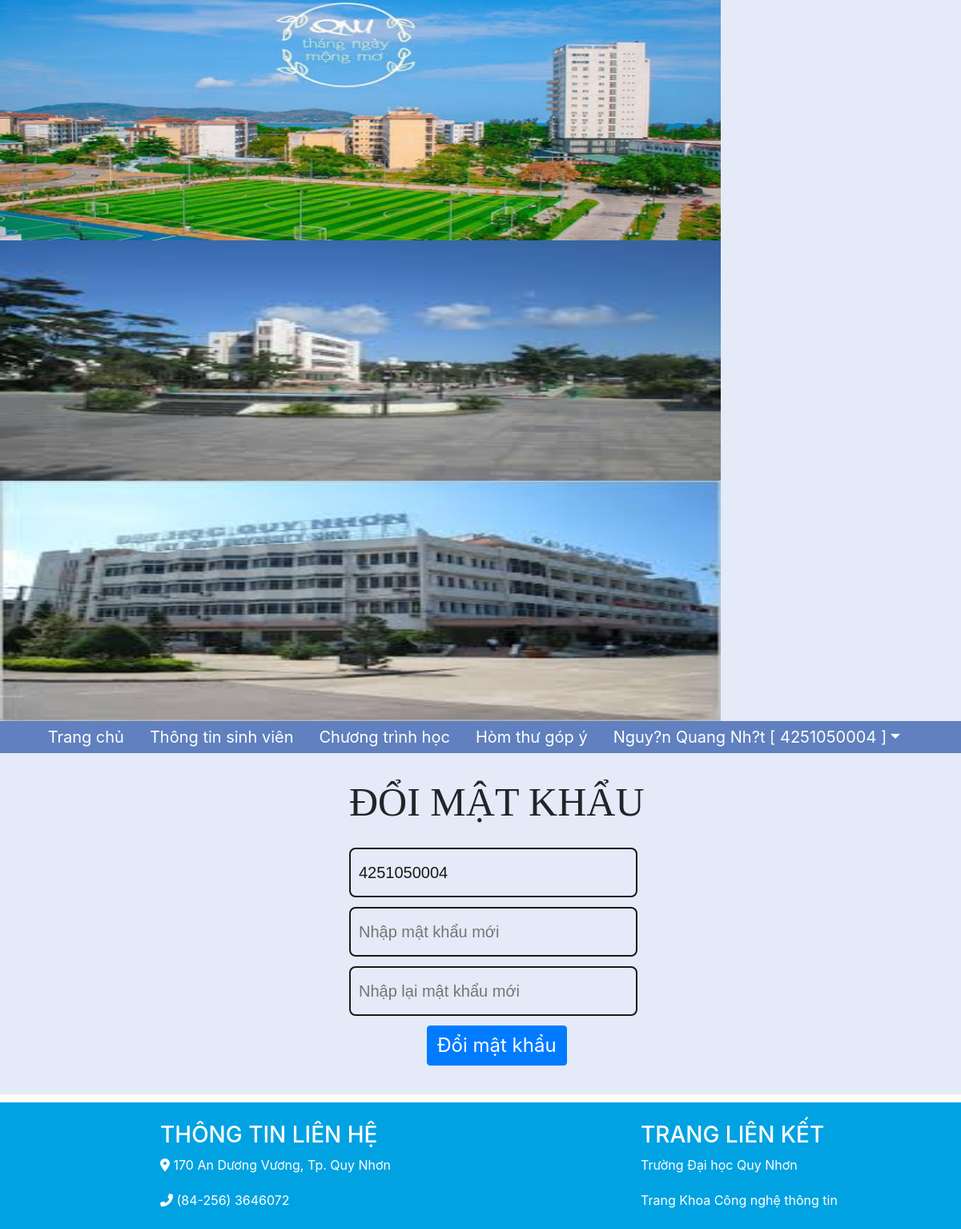
The page /DoiMatKhau.php (signed in) on the database its author committed.
### tables this page shows
CREATE TABLE IF NOT EXISTS `sinh_vien` (
  `MaSinhVien` varchar(10) NOT NULL,
  `HoTen` tinytext,
  `NgaySinh` date DEFAULT NULL,
  `GioiTinh` tinytext,
  `DanToc` tinytext,
  `SoCMND` varchar(15) DEFAULT NULL,
  `TonGiao` tinytext,
  `QueQuan` text,
  `SDT` varchar(11) DEFAULT NULL,
  `Email` varchar(50) DEFAULT NULL,
  `ChucVu` tinytext,
  `MaLop` varchar(15) DEFAULT NULL,
  `TinhTrangHoc` tinytext,
  `MatKhau` varchar(50) DEFAULT NULL,
  `Anh` varchar(250) NOT NULL,
  `Job` tinytext,
  PRIMARY KEY (`MaSinhVien`),
  KEY `MaLop` (`MaLop`)
);

### site.php (called while the page is built, shortened)
<?php
    function load_menu()
	{
		require('Menu.php');
    }
    function load_footer()
	{
		require('Footer.php');
	}
?>

### DoiMatKhau.php (the view, shortened to what this page needs)
<!DOCTYPE html>
<?php
    require 'site.php';
?>
<html lang="en">
<head>
    <link rel="stylesheet" href="https://cdn.jsdelivr.net/npm/bootstrap@4.6.1/dist/css/bootstrap.min.css">
    <link rel="stylesheet" href="StyleChung/styletrangchu.css">
    <link rel="stylesheet" href="StyleChung/style.css">
    <link rel="stylesheet" href="StyleChung/styleDMK.css">
    <link rel="stylesheet" href="https://use.fontawesome.com/releases/v5.1.1/css/all.css"
>
<body>
    <?php
    load_menu();
    ?>
    <div class="home">
        <div class="home-items">
            <?php
            $kn = mysqli_connect("localhost", "root", "", "du_an_cong_thong_tin_sinh_vien_khoa_cntt") or die("chưa kết nối");
            $sql1 = "select * from sinh_vien INNER JOIN lop ON sinh_vien.MaLop = lop.MaLop where MaSinhVien='".$_SESSION['Username']."'";
            $kq1 = mysqli_query($kn,$sql1);
            $row = mysqli_fetch_array($kq1);
            $txtMaSV = $row['MaSinhVien'];
        ?>
            <div class="container">
                <br>
                <form action="DoiMatKhau.php" method="POST" class="container-items">
                    <table>
                        <tr>
                            <td>
                                <h1 style="text-align: center">ĐỔI MẬT KHẨU</h1>
                            </td>
                        </tr>
                        <tr>
                            <td><input class="text" type="text" name="txtUserName" value="<?php echo $txtMaSV; ?>"></td>
                        </tr>
                        <tr>
                            <td><input class="text" type="password" name="txtMKMoi" placeholder="Nhập mật khẩu mới">
                            </td>
                        </tr>
                        <tr>
                            <td><input class="text" type="password" name="txtNhapLaiMK"
                                    placeholder="Nhập lại mật khẩu mới"></td>
                        </tr>
                        <tr>
                            <td style="text-align: center">
                                <button class="btn btn-primary" name="btn_DMK" value="btn_DMK"
                                    style="margin: 5px auto 5px 420px;font-size: 24px;cursor: pointer;text-align: center;text-decoration: none;outline: none">
                                    <span> Đổi mật khẩu </span>
                                </button>
                            </td>
                        </tr>
                    </table>
                </form>
                <br>
            </div>
        </div>
    </div>
</body>
</html>

### Menu.php (shortened to what this page needs)
<div class="home">
    <div class="home-items">
        <div class="logo">
            <marquee scrollamount="5">
                <a href="">
                    <img src="image/anh4.jpg" style="width: 900px; height: 300px; background: #003999" alt="">
                    <img src="image/anh3.jpg" style="width: 900px; height: 300px; background: #003999" alt="">
                    <img src="image/anh2.jpg" style="width: 900px; height: 300px; background: #003999" alt="">
                </a>
            </marquee>
        </div>
        <nav class="navbar navbar-expand-sm bg-light navbar-light" style="padding: 0;">
            <div class="collapse navbar-collapse menu" id="collapsibleNavbar">
                <ul class="navbar-nav">
                    <li class="nav-item active">
                        <a class="nav-link navbar-brand" style="color: white;" href="Trangchu.php">Trang chủ</a>
                    </li>
                    <li class="nav-item active">
                        <a class="nav-link navbar-brand" style="color: white;" href="ThongTinSinhVien.php">Thông tin sinh viên</a>
                    </li>
                    <li class="nav-item active">
                        <a class="nav-link navbar-brand" style="color: white;" href="DiemHocTap.php">Chương trình học</a>
                    </li>
                    <li class="nav-item active">
                        <a class="nav-link navbar-brand" style="color: white;" href="HomThuGopY.php">Hòm thư góp ý</a>
                    </li>
                    <li class="nav-item active dropdown">
                        <?php
                            $kn = mysqli_connect("localhost", "root", "", "du_an_cong_thong_tin_sinh_vien_khoa_cntt") or die("chưa kết nối");
                            $tim_TT = "select * from sinh_vien where MaSinhVien = '".$_SESSION['Username']."'";
                            $ketqua_TT = mysqli_query($kn, $tim_TT);
                            $row_TT = mysqli_fetch_array($ketqua_TT);
                            $tenDangNhap = $row_TT['HoTen'] .' [ '. $row_TT['MaSinhVien'] . ' ]';
                        ?>
                        <a class="nav-link navbar-brand dropdown-toggle" style="color: white;" data-toggle="dropdown"><?php echo $tenDangNhap; ?></a>
                    </li>
                </ul>
            </div>
        </nav>
    </div>
</div>

### StyleChung/styletrangchu.css (style rules this page uses)
.home { width: 100%; box-sizing: inherit; }
.home-items { width: 1200px; max-width: 100%; margin: 0 auto; }
.logo { display: flex; justify-content: center; background-color: var(--nen-color); }
.logo img { height: 100px; }
.menu { display: flex; justify-content: center; color: var(--white-color); background: var(--primary-color); }
.container { width: 1200px; max-width: 100%; margin: 0 auto; text-align: justify; font-size: 20px; background-color: var(--nen-color); }

### StyleChung/style.css (style rules this page uses)
:root { --white-color: #fff; --black-color: #000; --primary-color: #6080BF; --text-color: #333; --blue-color: #6080BF; --primary1-color: #03178C; --nen-color: #e4eaf7; }

### StyleChung/styleDMK.css (style rules this page uses)
.text { font-family: 'Gill Sans', 'Gill Sans MT', Calibri, 'Trebuchet MS', sans-serif; border:0; background: none; display: block; margin: 5px auto 5px 420px; border: 2px solid #191919; padding: 14px 10px; width: 360px; outline: none; color:#191919; border-radius: 8px; transition: 0.25s; font-size: 20px; }
h1 { font-family: Cambria, Cochin, Georgia, Times, 'Times New Roman', serif; font-size: 50px; margin: 0px auto 20px 420px; }

### rows shown on the page
sinh_vien: tenDangNhap "Nguy?n Quang Nh?t [ 4251050004 ]", txtUserName "4251050004"
